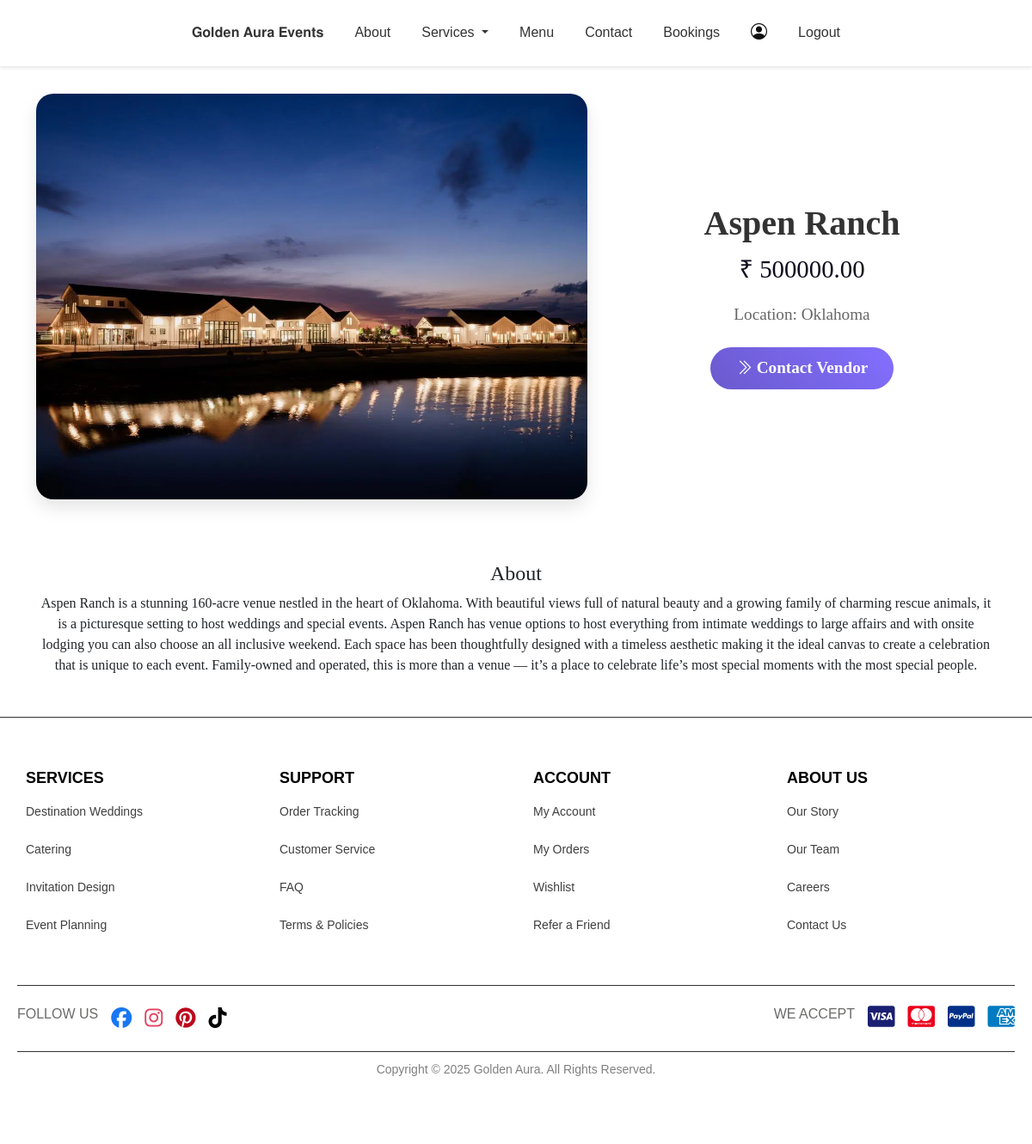
/view_des_wed/1 (signed in), run on the app's committed database.
### app/models.py (models this page shows, shortened)
class DestinationWedding(models.Model):
    name = models.CharField(max_length=255)
    about = models.TextField()
    img = models.FileField()
    location = models.CharField(max_length=255)
    package_price = models.DecimalField(max_digits=10, decimal_places=2)

### app/views.py (the view)
# urls.py: path('view_des_wed/<id>',views.view_des_wed),
def view_des_wed(req,id):
     if 'user' in req.session:
        user=User.objects.get(username=req.session['user'])
        des=DestinationWedding.objects.get(pk=id)
        return render(req,'user/des_wed_details.html',{'des':des})
     else:
         return redirect(shop_home)

### templates/user/des_wed_details.html (shortened to what this page needs)
<!DOCTYPE html>
<html lang="en">
<head>
  {% load static %}
  <link href="https://cdn.jsdelivr.net/npm/bootstrap@5.3.0-alpha1/dist/css/bootstrap.min.css" rel="stylesheet" />
  <link href="https://cdn.jsdelivr.net/npm/bootstrap-icons/font/bootstrap-icons.css" rel="stylesheet" />
  <link rel="stylesheet" href="https://cdn.jsdelivr.net/npm/bootstrap-icons@1.11.3/font/bootstrap-icons.min.css">
  <link rel="stylesheet" href="https://cdnjs.cloudflare.com/ajax/libs/font-awesome/6.5.1/css/all.min.css">
</head>
<body>
  <nav class="navbar navbar-expand-lg">
    <div class="container-fluid">
        <div class="collapse navbar-collapse" id="navbarNav">
            <ul class="navbar-nav ms-auto">
                <li class="nav-item">
                    <a class="nav-link" href="../">𝐆𝐨𝐥𝐝𝐞𝐧 𝐀𝐮𝐫𝐚 𝐄𝐯𝐞𝐧𝐭𝐬</a>
                </li>
                <li class="nav-item">
                    <a class="nav-link" href="../about">About</a>
                </li>
                <li class="nav-item dropdown">
                    <a class="nav-link dropdown-toggle" href="#" id="navbarDropdown" role="button" data-bs-toggle="dropdown" aria-expanded="false">
                        Services
                    </a>
                </li>
                <li class="nav-item">
                    <a class="nav-link" href="../item">Menu</a>
                </li>
                <li class="nav-item">
                    <a class="nav-link" href="../contact">Contact</a>
                </li>
                <li class="nav-item">
                    <a class="nav-link" href="../view_bookings">Bookings</a>
                </li>
                <li class="nav-item">
                    <a class="nav-link" href="../profile">
                      <i style="color:rgb(16, 16, 16); font-weight: bolder; font-size: 19px;" class="bi bi-person-circle"></i>
                    </a>
                </li>
                <li class="nav-item">
                    <a class="nav-link" href="../logout">Logout</a>
                </li>
            </ul>
        </div>
    </div>
</nav>
  <div class="container">
    <div class="row align-items-center">
      <div class="col-md-7 fade-in">
        {% if des.img %}
          <img src="{{ des.img.url }}" alt="{{ des.name }}">
        {% else %}
          <p style="color: red;">No Image Available</p>
        {% endif %}
      </div>
      <div class="col-md-5 fade-in">
        <h1 class="product-title">{{ des.name }}</h1>
        <p class="product-price">₹ {{ des.package_price }}</p>
        <p class="product-location">Location: {{ des.location }}</p>
        <div class="buy-btn-container">
          {% if des and des.pk %}
            <a id="buyNowBtn" href="{% url 'des_address_page' des.pk %}" class="btn btn-primary">
              <i class="bi bi-chevron-double-right"></i> Contact Vendor
            </a>
          {% else %}
            <p style="color: red;">Error: Destination Wedding ID is missing.</p>
          {% endif %}
        </div>
      </div>
    </div>
    <div class="row mt-4 fade-in">
      <div class="col-12 about-section">
        <h4>About</h4>
        <p>{{ des.about }}</p>
      </div>
    </div>
  </div>
  <footer class="footer">
    <div class="footer-container">
        <div class="footer-section">
            <h4>Services</h4>
            <ul>
                <li><a href="#">Destination Weddings</a></li>
                <li><a href="#">Catering</a></li>
                <li><a href="#">Invitation Design</a></li>
                <li><a href="#">Event Planning</a></li>
            </ul>
        </div>
        <div class="footer-section">
            <h4>Support</h4>
            <ul>
                <li><a href="#">Order Tracking</a></li>
                <li><a href="#">Customer Service</a></li>
                <li><a href="#">FAQ</a></li>
                <li><a href="#">Terms & Policies</a></li>
            </ul>
        </div>
        <div class="footer-section">
            <h4>Account</h4>
            <ul>
                <li><a href="#">My Account</a></li>
                <li><a href="#">My Orders</a></li>
                <li><a href="#">Wishlist</a></li>
                <li><a href="#">Refer a Friend</a></li>
            </ul>
        </div>
        <div class="footer-section">
            <h4>About Us</h4>
            <ul>
                <li><a href="#">Our Story</a></li>
                <li><a href="#">Our Team</a></li>
                <li><a href="#">Careers</a></li>
                <li><a href="#">Contact Us</a></li>
            </ul>
        </div>
    </div>
    <div class="footer-extras">
        <div class="social-icons">
            <h4>Follow Us</h4>
            <a href="#"><i class="fab fa-facebook" style="color: #1877F2;"></i></a>
            <a href="#"><i class="fab fa-instagram" style="color: #E4405F;"></i></a>
            <a href="#"><i class="fab fa-pinterest" style="color: #BD081C;"></i></a>
            <a href="#"><i class="fab fa-tiktok" style="color: #000000;"></i></a>
        </div>
        <div class="payment-icons">
            <h4>We Accept</h4>
            <a href="#"><i class="fa-brands fa-cc-visa" style="color: #1A1F71;"></i></a>
            <a href="#"><i class="fa-brands fa-cc-mastercard" style="color: #EB001B;"></i></a>
            <a href="#"><i class="fa-brands fa-cc-paypal" style="color: #003087;"></i></a>
            <a href="#"><i class="fa-brands fa-cc-amex" style="color: #007BC1;"></i></a>
        </div>
    </div>
    <div class="footer-bottom">
        <p>Copyright &copy; 2025 Golden Aura. All Rights Reserved.</p>
    </div>
</footer>
</body>
</html>

### templates/user/des_wed_details.html (style rules this page uses)
body { font-family: 'Poppins', sans-serif; margin: 0; overflow-x: hidden; background-color: #ffffff; }
.navbar { position: relative; width: 100%; background-color: #ffffff; padding: 1rem 2rem; box-shadow: 0 2px 4px rgba(0,0,0,0.1); }
.navbar-nav { margin: 0 auto; display: flex; justify-content: center; align-items: center; }
.navbar-nav .nav-link { font-size: 1rem; font-weight: 500; margin: 0 10px; color: #333; transition: color 0.3s; }
.container { margin-top: 2rem; background-color: #ffffff; padding-bottom: 2rem; }
.fade-in { opacity: 0; transform: translateY(20px); transition: opacity 0.6s ease-out, transform 0.6s ease-out; }
.fade-in.in-view { opacity: 1; transform: translateY(0); }
.fade-in img { width: 100%; max-width: 1100px; height: auto; object-fit: cover; border-radius: 20px; box-shadow: 0 10px 20px rgba(0,0,0,0.1); }
.product-title { font-size: 2.5rem; font-weight: bold; color: #333; text-align: center; font-family: 'Playfair Display', serif; }
.product-price { font-size: 1.8rem; color: #0f0d1d; text-align: center; font-family: 'Playfair Display', serif; }
.product-location { font-size: 1.2rem; color: #666; text-align: center; font-family: 'Playfair Display', serif; }
.buy-btn-container { text-align: center; margin-top: 1.5rem; }
.btn-primary { padding: 10px 30px; font-size: 1.2rem; font-weight: bold; border-radius: 50px; transition: transform 0.3s ease, box-shadow 0.3s ease; font-family: 'Playfair Display', serif; background: linear-gradient(45deg, #6a5acd, #836fff); color: #fff; border: none; }
.about-section { margin-top: 3rem; text-align: center; font-family: 'Playfair Display', serif; }
.footer { background:white; color: #fff; padding: 50px 20px; border-top: 1px solid #333; }
.footer-container { display: grid; grid-template-columns: repeat(auto-fit, minmax(220px, 1fr)); gap: 30px; max-width: 1200px; margin: auto; text-align: left; }
.footer-section h4 { font-size: 18px; margin-bottom: 15px; font-weight: 600; color: black; text-transform: uppercase; }
.footer-section ul { list-style: none; padding: 0; margin: 0; margin-bottom: 3rem; }
.footer-section ul li { margin-bottom: 20px; }
.footer-section ul li a { text-decoration: none; color: #403f3f; transition: color 0.3s ease-in-out; font-size: 14px; }
.footer-extras { display: flex; justify-content: space-between; align-items: center; max-width: 1200px; margin: auto; padding-top: 30px; border-top: 1px solid #333; padding-bottom: 10px; }
.social-icons h4, .payment-icons h4 { font-size: 16px; margin-bottom: 10px; font-weight: 500; color: #6b6b6a; text-transform: uppercase; }
.social-icons, .payment-icons { display: flex; align-items: center; gap: 15px; }
.social-icons a { font-size: 24px; transition: color 0.3s ease-in-out; }
.payment-icons i { font-size: 28px; transition: color 0.3s ease-in-out; }
.footer-bottom { text-align: center; font-size: 14px; color: gray; border-top: 1px solid #333; padding-top: 15px; padding-bottom: 10px; }
@media (min-width: 769px) { .footer-container { display: flex; justify-content: space-between; flex-wrap: wrap; } }
@media (min-width: 769px) { .footer-section { flex: 1; min-width: 180px; padding: 10px; } }
@media (min-width: 769px) { .footer-extras { display: flex; justify-content: space-between; align-items: center; padding: 20px 0; } }
@media (min-width: 769px) { .social-icons, .payment-icons { display: flex; align-items: center; gap: 15px; } }
@media (min-width: 769px) { .footer-bottom { text-align: center; padding: 10px 0; } }
@media screen and (min-width: 720px) { .footer-container { display: grid; grid-template-columns: repeat(4, 1fr); gap: 20px; } }
@media screen and (min-width: 720px) { .footer-section { text-align: left; min-width: 150px; } }

### data on the page
DestinationWedding: img (picture), name "Aspen Ranch", package_price "500000.00", location "Oklahoma", about "Aspen Ranch is a stunning 160-acre venue nestled in the heart of Oklahoma. With beautiful views full of natural beauty and a growing family of charming rescue animals, it is a picturesque setting to host weddings and special events. Aspen Ranch has venue options to host everything from intimate weddings to large affairs and with onsite lodging you can also choose an all inclusive weekend. Each space has been thoughtfully designed with a timeless aesthetic making it the ideal canvas to create a celebration that is unique to each event. Family-owned and operated, this is more than a venue — it’s a place to celebrate life’s most special moments with the most special people."
